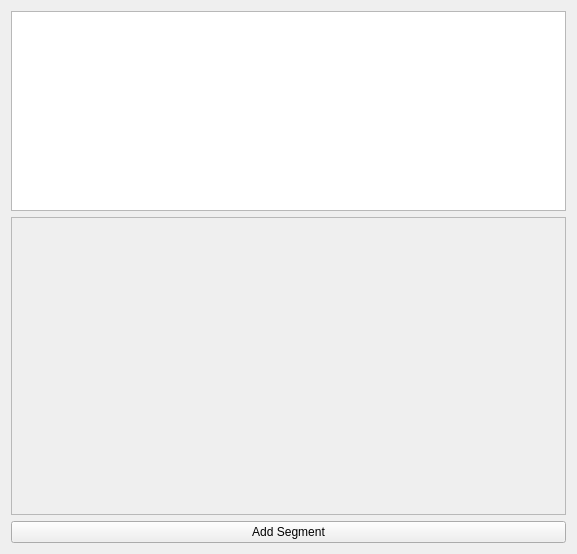
<?xml version="1.0" encoding="UTF-8"?>
<ui version="4.0">
 <class>CutLengthWorkSheet</class>
 <widget class="QWidget" name="CutLengthWorkSheet">
  <property name="geometry">
   <rect>
    <x>0</x>
    <y>0</y>
    <width>577</width>
    <height>554</height>
   </rect>
  </property>
  <property name="windowTitle">
   <string>Filament Cut Length WorkSheet</string>
  </property>
  <layout class="QVBoxLayout" name="verticalLayout_2">
   <item>
    <widget class="QGraphicsView" name="graphicsView">
     <property name="enabled">
      <bool>true</bool>
     </property>
     <property name="sizePolicy">
      <sizepolicy hsizetype="Expanding" vsizetype="Preferred">
       <horstretch>0</horstretch>
       <verstretch>0</verstretch>
      </sizepolicy>
     </property>
     <property name="minimumSize">
      <size>
       <width>0</width>
       <height>200</height>
      </size>
     </property>
    </widget>
   </item>
   <item>
    <widget class="QScrollArea" name="scrollArea">
     <property name="widgetResizable">
      <bool>true</bool>
     </property>
     <widget class="QWidget" name="scrollAreaWidgetContents">
      <property name="geometry">
       <rect>
        <x>0</x>
        <y>0</y>
        <width>557</width>
        <height>299</height>
       </rect>
      </property>
      <layout class="QVBoxLayout" name="verticalLayout"/>
     </widget>
    </widget>
   </item>
   <item>
    <widget class="QPushButton" name="pushButton_AddSegment">
     <property name="text">
      <string>Add Segment</string>
     </property>
    </widget>
   </item>
  </layout>
 </widget>
 <resources/>
 <connections/>
</ui>
